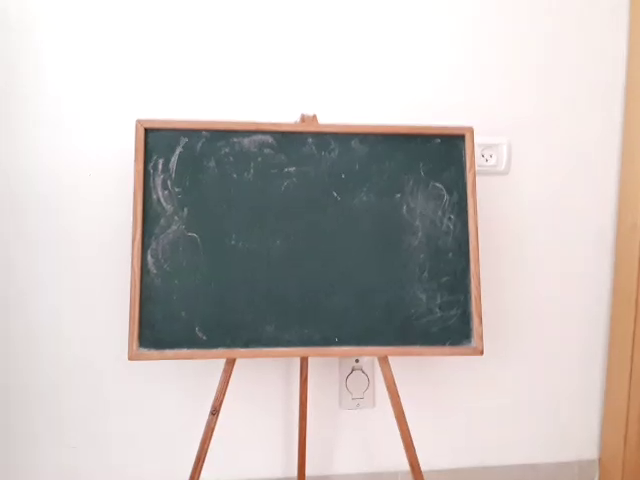
#> input picture frame 32 of nocutcorners.mp4, 640 x 480 px
$ jupyter execute prototype.ipynb   (shell and % lines are left out)
#> lines starting #> are read from the running program, lines starting #| are printed output that depends on the picture; after the words box and inside, x2 and y2 are one past the last pixel; in counts of white or black regions, pixels touching at a corner belong together
[cell 1]
import numpy as np
import cv2
from utils import imshow

[cell 2]
cap = cv2.VideoCapture('../nocutcorners.mp4')

# params for ShiTomasi corner detection
feature_params = dict( maxCorners = 100,
                       qualityLevel = 0.3,
                       minDistance = 7,
                       blockSize = 7 )

# Parameters for lucas kanade optical flow
lk_params = dict( winSize  = (15,15),
                  maxLevel = 2,
                  criteria = (cv2.TERM_CRITERIA_EPS | cv2.TERM_CRITERIA_COUNT, 10, 0.03))

# Create some random colors
color = np.random.randint(0,255,(100,3))

# Take first frame and find corners in it
ret, old_frame = cap.read()
#> old_frame is the input picture: shape (480, 640, 3); mean B, G, R 190.6, 193.2, 199.6
old_gray = cv2.cvtColor(old_frame, cv2.COLOR_BGR2GRAY)
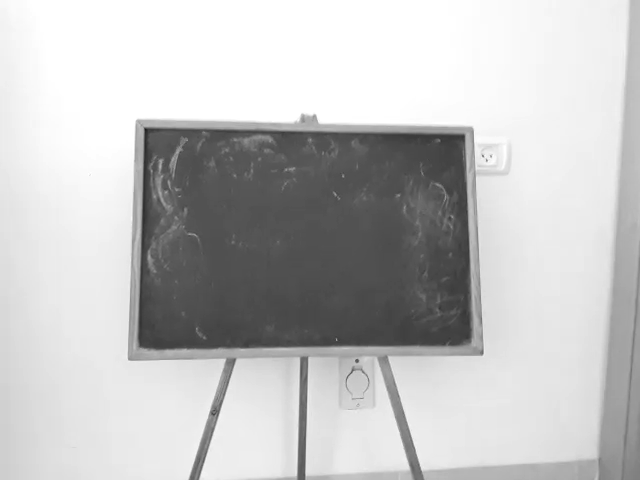
#> old_gray: shape (480, 640); min 25, max 255, mean 194.8

# imshow("ff",old_frame, size=6)

p0 = np.float32([[[153, 124]]
     ,[[154, 341]]
     ,[[472, 128]]
     ,[[483,333]]])


#TODO: aspect ratio
size = 800
p0.shape

[cell 3]
pts_warped = np.float32([[0,0],[1500,0],[0,1000],[1500,1000]])

while(1):
    ret,frame = cap.read()
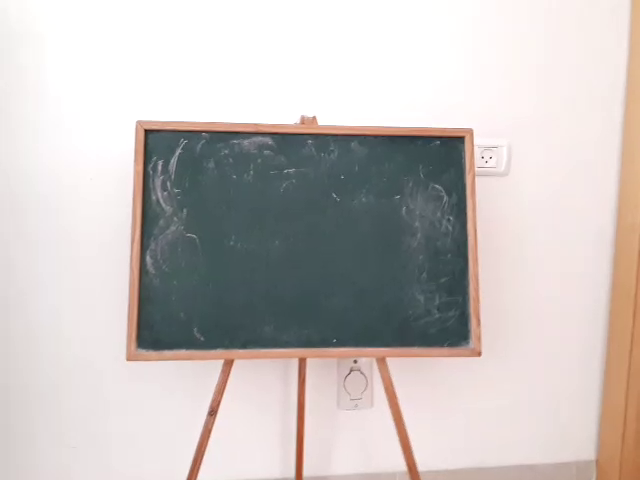
#> input picture frame 33 of nocutcorners.mp4, 640 x 480 px
#> frame is the input picture: shape (480, 640, 3); mean B, G, R 190.6, 193.2, 199.7
    if not ret:
        break
    frame_gray = cv2.cvtColor(frame, cv2.COLOR_BGR2GRAY)
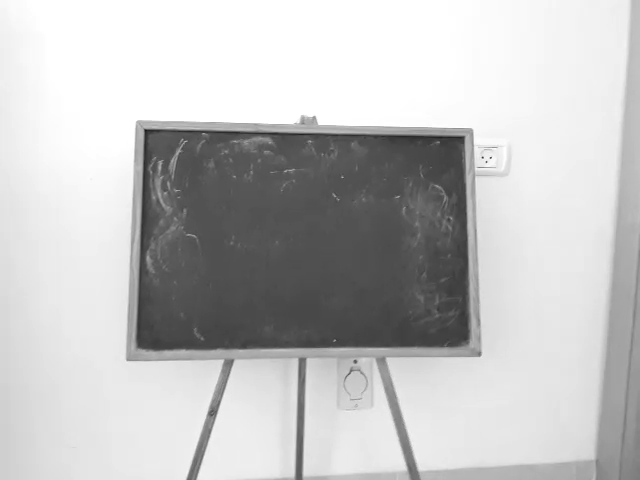
#> frame_gray: shape (480, 640); min 23, max 255, mean 194.8

    # calculate optical flow
    p1, st, err = cv2.calcOpticalFlowPyrLK(old_gray, frame_gray, p0, None, **lk_params)
#> p1 = [[153.8, 125.3], [152.4, 341.9], [471.6, 129.6], [481, 334.6]]; st = [1, 1, 1, 1]; err = [5.86, 0.878, 3.6, 3.17]

    # Select good points
    good_new = p1[st==1]
#> good_new has the same summary as p1
    good_old = p0[st==1]
#> good_old = [[153, 124], [154, 341], [472, 128], [483, 333]]

    M = cv2.getPerspectiveTransform(p1,pts_warped)
#> M = [[-0.0962, 7.14, -879.3], [2.97, 0.0194, -458.5], [-0.000166, 0.000163, 1]]

    dst = cv2.warpPerspective(frame,M,(1500,1000))
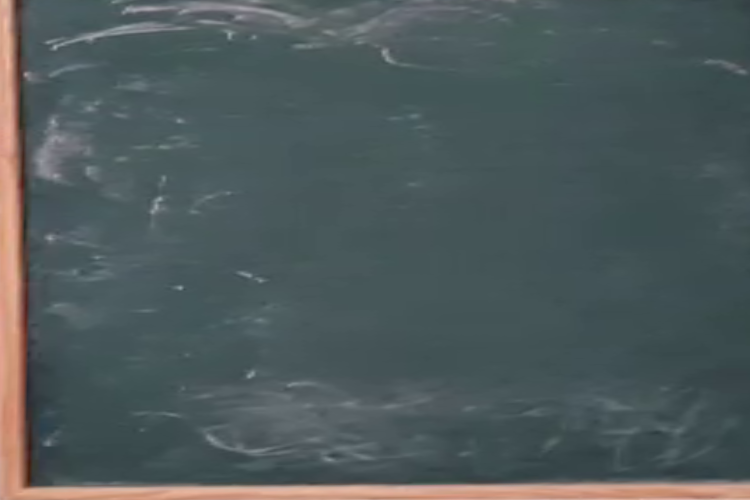
#> dst: shape (1000, 1500, 3) (shown at 1/2 size); mean B, G, R 91.2, 89.9, 78.6
    cv2.imshow('frame', frame)
    cv2.imshow('rectified',dst)
    blurred = cv2.GaussianBlur(frame_gray, (5, 5), 0)
    thresh = cv2.threshold(blurred, 100, 255, cv2.THRESH_BINARY)[1]
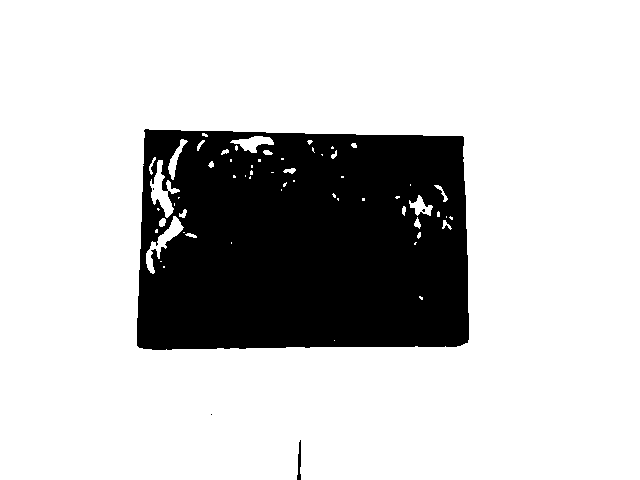
#> thresh: shape (480, 640); 78.2% white; 5 black regions (3 under 20 px), largest, box (x1, y1, x2, y2) and area: (137, 129, 469, 350) 66930, (297, 440, 301, 480) 102
    cv2.imshow('binary', thresh)

    k = cv2.waitKey(30) & 0xff
#> (key Esc is pressed here)
    if k == 27:
        break

    # Now update the previous frame and previous points
    old_gray = frame_gray.copy()
    p0 = good_new.reshape(-1,1,2)

cv2.destroyAllWindows()
cap.release()

$ run again, starting later in the video
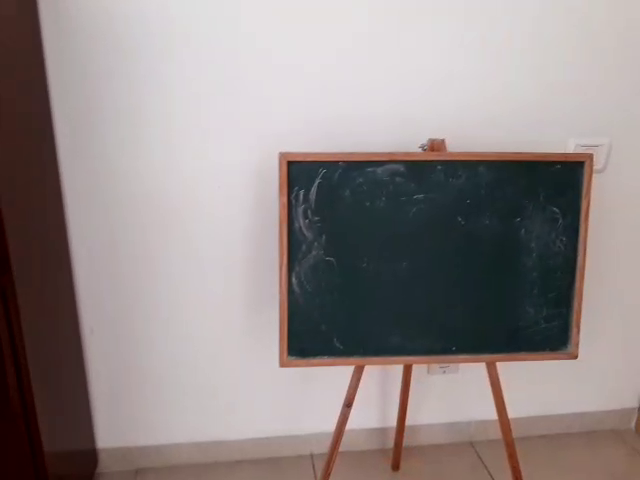
#> input picture frame 144 of nocutcorners.mp4, 640 x 480 px
#> old_frame is the input picture: shape (480, 640, 3); mean B, G, R 136.7, 137.6, 147.1
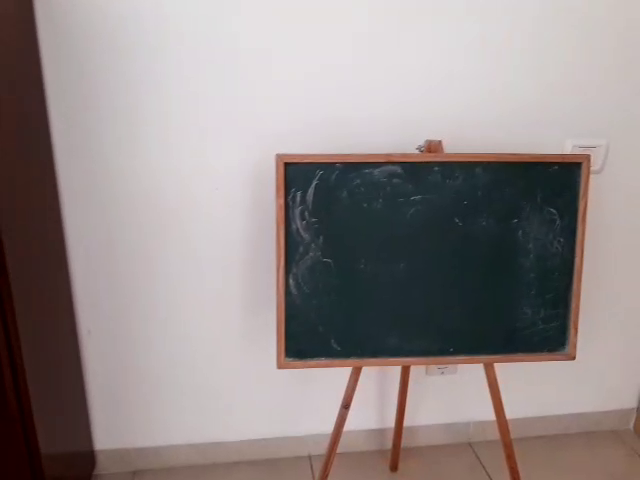
#> input picture frame 145 of nocutcorners.mp4, 640 x 480 px
#> frame is the input picture: shape (480, 640, 3); mean B, G, R 137.7, 138.5, 147.9
#> p1 = [[149.8, 122.8], [154, 341], [468.9, 129], [480.9, 334]]; st = [1, 0, 0, 0]; err = [0.244, 0, 4.2e-45, 0]
#> good_new = [[149.8, 122.8]]
#> good_old = [[153, 124]]
#> M = [[-0.135, 6.97, -835.8], [2.91, -0.0561, -429.2], [-0.000187, 0.000125, 1]]
#> `thresh = cv2.threshold(blurred, 100, 255, cv2.THRESH_BINARY)[1]`:
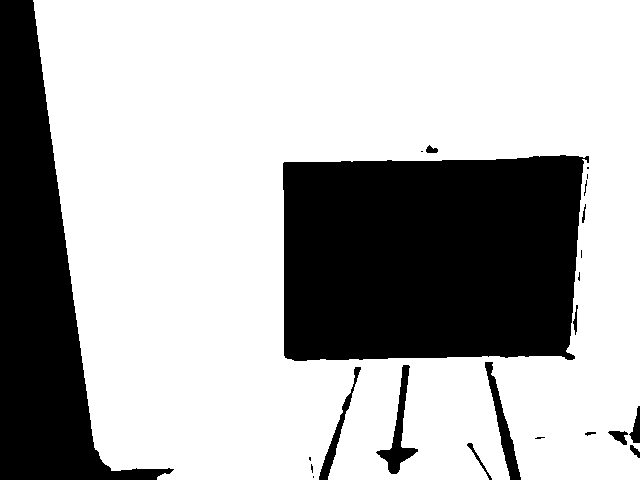
#> thresh: shape (480, 640); 69.4% white; 23 black regions (10 under 20 px), largest, box (x1, y1, x2, y2) and area: (283, 155, 589, 361) 57967, (0, 0, 174, 480) 32299, (376, 365, 418, 474) 1152

$ run again, starting later in the video
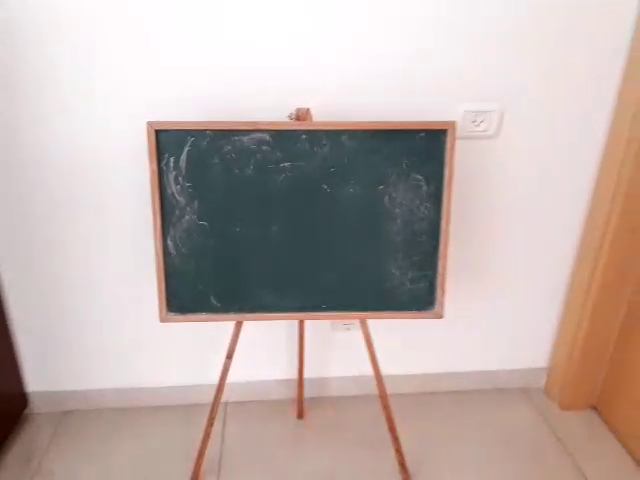
#> input picture frame 256 of nocutcorners.mp4, 640 x 480 px
#> old_frame is the input picture: shape (480, 640, 3); mean B, G, R 172.7, 177.1, 191.6
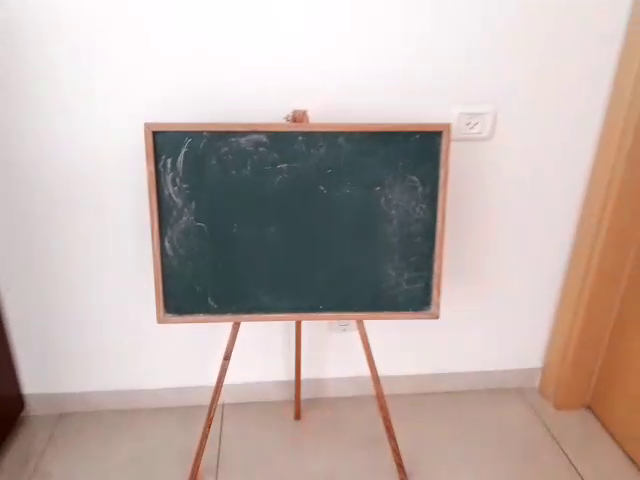
#> input picture frame 257 of nocutcorners.mp4, 640 x 480 px
#> frame is the input picture: shape (480, 640, 3); mean B, G, R 171.7, 176.4, 191.1
#> p1 = [[150.4, 125.5], [151.4, 342.3], [466.3, 130.3], [469, 337.3]]; st = [1, 0, 1, 0]; err = [5.41, 0, 2.87, 0]
#> good_new = [[150.4, 125.5], [466.3, 130.3]]
#> good_old = [[153, 124], [472, 128]]
#> M = [[-0.103, 6.83, -842.1], [2.97, -0.0144, -444.7], [-0.00014, 2.59e-05, 1]]
#> `thresh = cv2.threshold(blurred, 100, 255, cv2.THRESH_BINARY)[1]`:
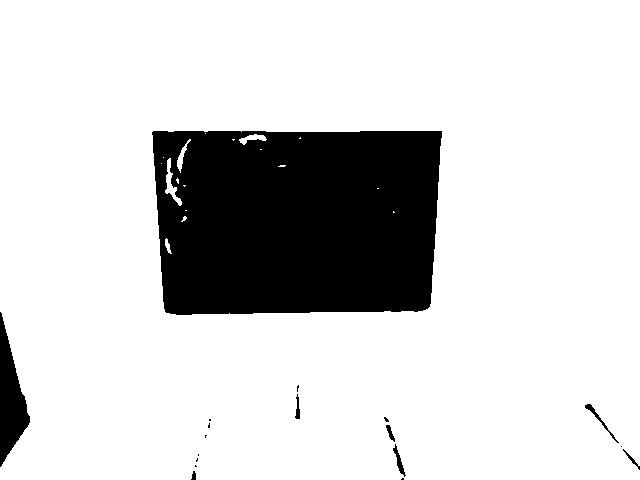
#> thresh: shape (480, 640); 82.9% white; 18 black regions (10 under 20 px), largest, box (x1, y1, x2, y2) and area: (152, 131, 442, 315) 49731, (0, 312, 30, 467) 2399, (585, 404, 619, 443) 139
